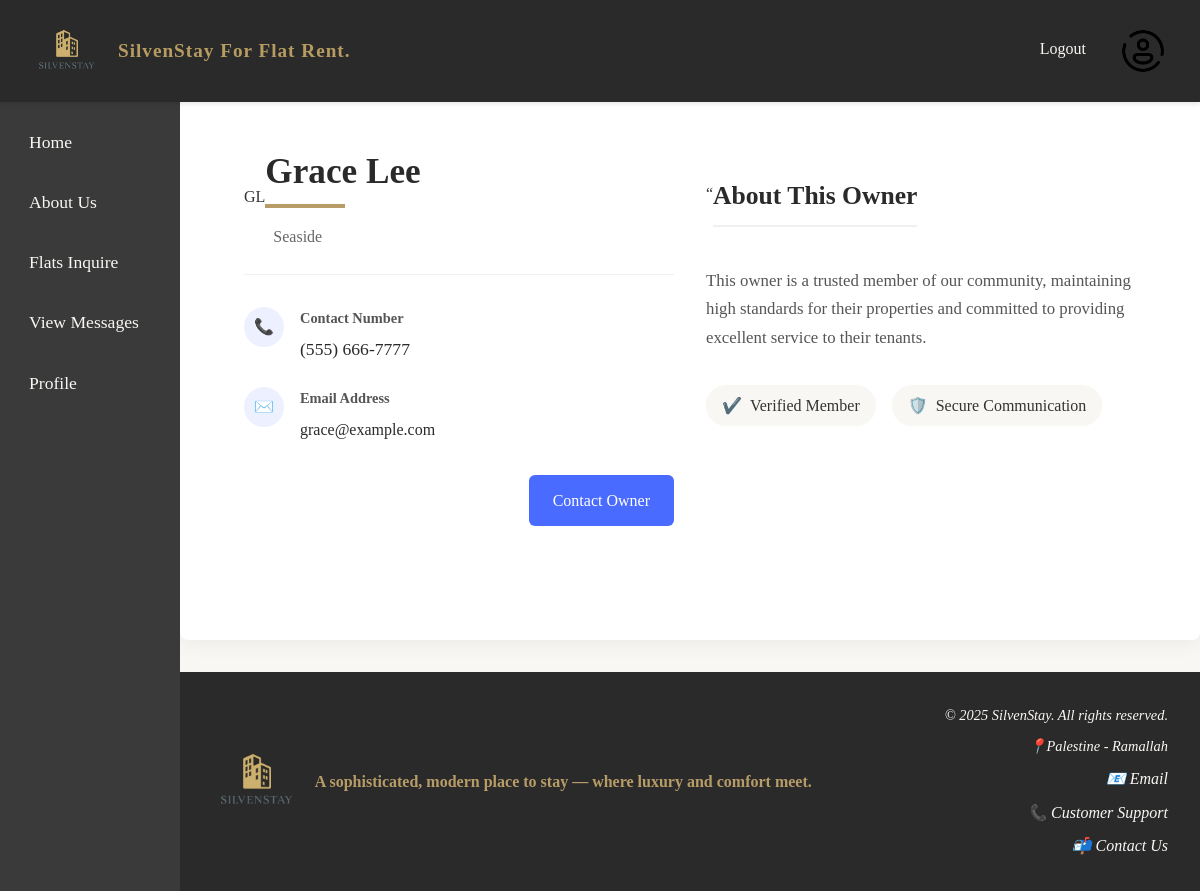
The page /userCard.php?user_id=7 (signed in) on the database its author committed.
### tables this page shows
CREATE TABLE users
(
    user_id          INT AUTO_INCREMENT PRIMARY KEY,
    national_id      VARCHAR(50)                           NOT NULL,
    name             VARCHAR(100)                          NOT NULL,

    flat_no          VARCHAR(50),
    street           VARCHAR(100),
    city             VARCHAR(100),

    postal_code      VARCHAR(10),
    date_of_birth    DATE,
    email            VARCHAR(100) UNIQUE                   NOT NULL,
    mobile_number    VARCHAR(15),
    telephone_number VARCHAR(15),
    bank_name        VARCHAR(100),
    bank_branch      VARCHAR(100),
    account_number   VARCHAR(50),
    password         VARCHAR(255)                          NOT NULL,
    user_type        ENUM ('customer', 'owner', 'manager') NOT NULL,
    customer_id      VARCHAR(9) UNIQUE,
    owner_id         VARCHAR(9) UNIQUE,
    manager_id       VARCHAR(9) UNIQUE,
    profile_photo    VARCHAR(255)
);

### userCard.php (the view, shortened to what this page needs)
<?php
$pdo = getPDOConnection();
try {
    $stmt = $pdo->prepare("
        SELECT name, city, mobile_number, email, user_type
        FROM users
        WHERE user_id = :user_id AND user_type IN ('owner', 'customer')
    ");
    $stmt->execute(['user_id' => (int)$_GET['user_id']]);
    $user = $stmt->fetch(PDO::FETCH_ASSOC);
    $phoneNumber = $user['mobile_number'] ? preg_replace('/(\d{3})(\d{3})(\d{4})/', '($1) $2-$3', $user['mobile_number']) : 'Not provided';
} catch (PDOException $e) {
    $_SESSION['message'] = "Database error: " . htmlspecialchars($e->getMessage());
    header("Location: viewRentedFlat.php");
    exit;
}
?>
<!DOCTYPE html>
<html lang="en">
<head>
    <link rel="stylesheet" href="styles.css">
</head>
<body>
<?php include 'header.php'; ?>
<?php include 'nav.php'; ?>
<section class="content-wrapper">
    <main class="site-main">
        <div class="user-profile-container">
            <div class="<?php echo $user['user_type'] === 'owner' ? 'owner-card' : 'customer-card'; ?>">
                <div class="user-header">
                    <div class="user-avatar <?php echo $user['user_type'] === 'owner' ? 'owner-avatar' : 'customer-avatar'; ?>">
                        <?php
                        $initials = '';
                        $nameParts = explode(' ', $user['name']);
                        foreach ($nameParts as $part) {
                            $initials .= strtoupper(substr($part, 0, 1));
                        }
                        echo htmlspecialchars($initials);
                        ?>
                    </div>
                    <div class="user-title">
                        <h2><?php echo htmlspecialchars($user['name']); ?></h2>
                        <p class="user-location">
                            <?php echo htmlspecialchars($user['city'] ?: 'Location not specified'); ?>
                        </p>
                    </div>
                </div>
                <div class="user-details">
                    <div class="detail-item">
                        <div class="detail-icon">📞</div>
                        <div class="detail-content">
                            <h4>Contact Number</h4>
                            <p><?php echo htmlspecialchars($phoneNumber); ?></p>
                        </div>
                    </div>
                    <div class="detail-item">
                        <div class="detail-icon">✉️</div>
                        <div class="detail-content">
                            <h4>Email Address</h4>
                            <p>
                                <a href="mailto:<?php echo htmlspecialchars($user['email']); ?>" class="email-link">
                                    <?php echo htmlspecialchars($user['email']); ?>
                                </a>
                            </p>
                        </div>
                    </div>
                </div>
                <div class="user-actions">
                    <a href="mailto:<?php echo htmlspecialchars($user['email']); ?>" class="contact-button">
                        Contact <?php echo $user['user_type'] === 'owner' ? 'Owner' : 'Customer'; ?>
                    </a>
                </div>
            </div>
            <div class="<?php echo $user['user_type'] === 'owner' ? 'owner-testimonial' : 'customer-testimonial'; ?>">
                <div class="testimonial-header">
                    <span class="testimonial-icon">“</span>
                    <h3>About This <?php echo $user['user_type'] === 'owner' ? 'Owner' : 'Customer'; ?></h3>
                </div>
                <p class="testimonial-content">
                    <?php
                    echo $user['user_type'] === 'owner'
                        ? 'This owner is a trusted member of our community, maintaining high standards for their properties and committed to providing excellent service to their tenants.'
                        : 'This customer is a valued member of our community, known for their reliability and positive engagement with property owners.';
                    ?>
                </p>
                <div class="trust-badges">
                    <div class="badge">
                        <span class="badge-icon">✔️</span>
                        <span>Verified Member</span>
                    </div>
                    <div class="badge">
                        <span class="badge-icon">🛡️</span>
                        <span>Secure Communication</span>
                    </div>
                </div>
            </div>
        </div>
    </main>
</section>
<?php include 'footer.php'; ?>
</body>
</html>

### styles.css (style rules this page uses)
* { margin: 0; padding: 0; box-sizing: border-box; }
body { display: flex; flex-direction: column; min-height: 100vh; background-color: #f9f7f3; color: #333; line-height: 1.6; overflow-x: hidden; }
body, button, input, select, textarea { font-family: 'Georgia', 'Times New Roman', serif; }
h1, h2, h3, h4 { color: #2a2a2a; }
h2 { font-size: 2rem; font-weight: 600; }
h3 { font-size: 1.8rem; font-weight: 600; }
h4 { font-size: 1.2rem; font-weight: 600; }
p, a, span, li { font-size: 1rem; color: #333; }
.content-wrapper { display: flex; margin-top: 5rem; min-height: calc(100vh - 5rem - 8rem); width: 100%; }
.site-main { flex: 1; padding: 2rem; margin-left: 15%; background-color: white; }
.user-profile-container { display: grid; grid-template-columns: 1fr 1fr; gap: 2rem; max-width: 1200px; margin: 0 auto; padding: 2rem; }
.user-header { display: flex; align-items: center; margin-bottom: 2rem; padding-bottom: 1.5rem; border-bottom: 1px solid #f0f0f0; }
.user-title h2 { color: #2a2a2a; margin-bottom: 0.5rem; font-size: 1.8rem; }
.user-location { color: #666; display: flex; align-items: center; gap: 0.5rem; font-size: 1rem; }
.user-details { margin-bottom: 2rem; }
.detail-item { display: flex; align-items: flex-start; margin-bottom: 1.5rem; }
.detail-icon { width: 40px; height: 40px; background-color: rgba(74, 107, 255, 0.1); border-radius: 50%; display: flex; align-items: center; justify-content: center; margin-right: 1rem; color: #4a6bff; font-size: 1rem; flex-shrink: 0; }
.detail-content h4 { color: #555; font-size: 0.9rem; margin-bottom: 0.3rem; font-weight: 600; }
.detail-content p { color: #2a2a2a; font-size: 1.1rem; margin: 0; }
.email-link { color: #2a2a2a; text-decoration: none; transition: color 0.3s; word-break: break-all; }
.user-actions { display: flex; justify-content: flex-end; gap: 1rem; }
.contact-button { padding: 0.8rem 1.5rem; border-radius: 6px; text-decoration: none; font-weight: 500; display: inline-flex; align-items: center; gap: 0.5rem; transition: all 0.3s ease; background-color: #4a6bff; color: white; }
.testimonial-header { display: flex; align-items: center; margin-bottom: 1.5rem; color: #4a6bff; }
.testimonial-header h3 { margin: 0; font-size: 1.5rem; color: #2a2a2a; }
.testimonial-content { color: #555; line-height: 1.7; margin-bottom: 2rem; font-size: 1.05rem; }
.trust-badges { display: flex; gap: 1rem; flex-wrap: wrap; }
.badge { display: flex; align-items: center; gap: 0.5rem; background-color: #f9f7f3; padding: 0.5rem 1rem; border-radius: 20px; font-size: 0.9rem; color: #555; }
.site-main { padding: 2rem; background-color: white; border-radius: 8px; box-shadow: 0 4px 20px rgba(0, 0, 0, 0.05); margin-bottom: 2rem; }
.site-main h2 { font-size: 2.2rem; color: #2a2a2a; margin-bottom: 1rem; position: relative; padding-bottom: 0.5rem; }
.site-main h2::after { content: ''; position: absolute; bottom: 0; left: 0; width: 80px; height: 4px; background-color: #B79C67; }
.site-main h3 { font-size: 1.6rem; color: #2a2a2a; margin: 2rem 0 1rem; padding-bottom: 0.5rem; border-bottom: 2px solid #f0f0f0; }

### rows shown on the page
users: name "Grace Lee", city "Seaside", mobile_number "(555) 666-7777", email "grace@example.com"

### other values the page prints
$link['text'] "Logout"
$link['text'] "Home"
$link['text'] "About Us"
$link['text'] "Flats Inquire"
$link['text'] "View Messages"
$link['text'] "Profile"
$initials "GL"
